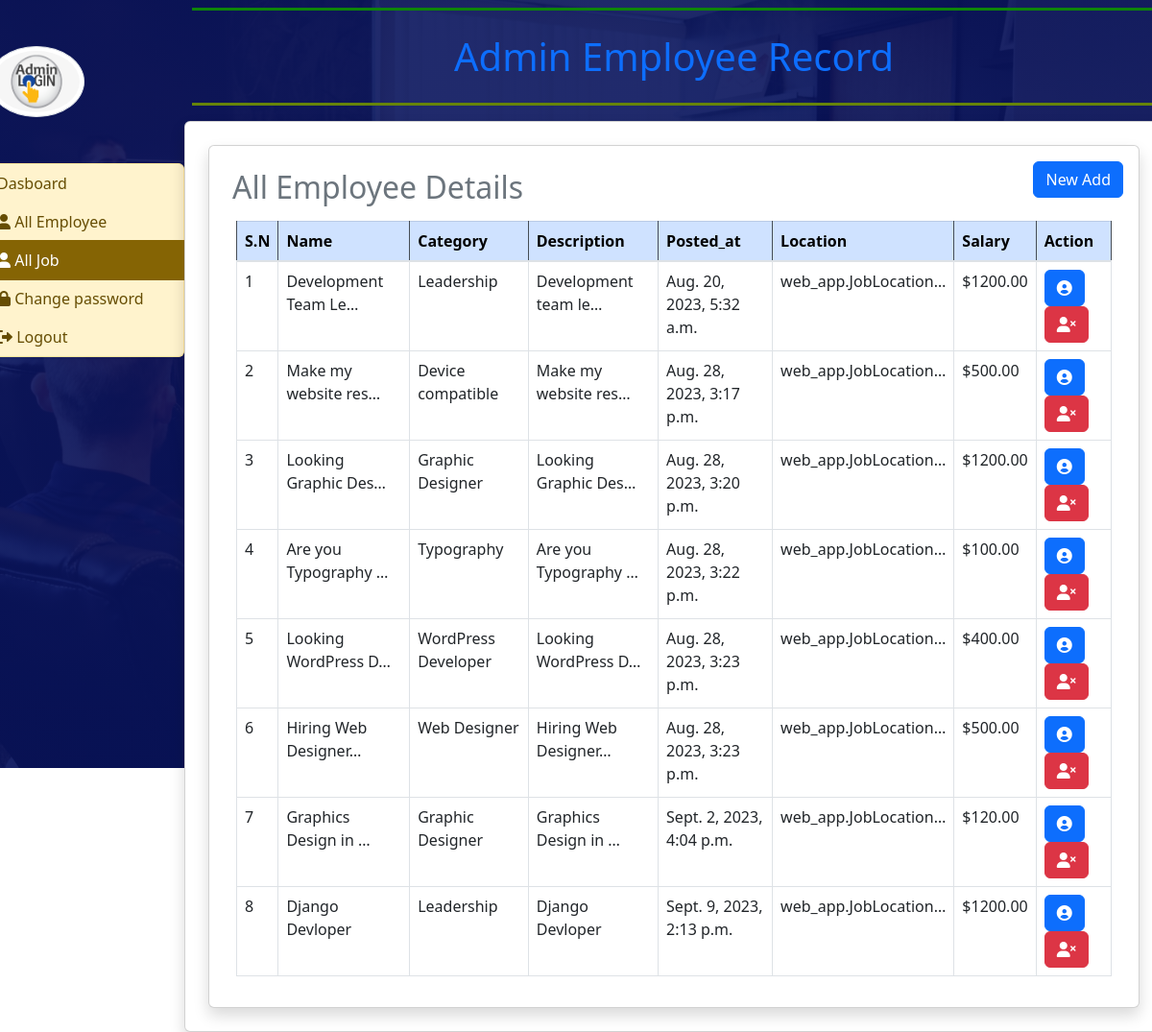
Before: /all_job/ (signed in) with the older database file.
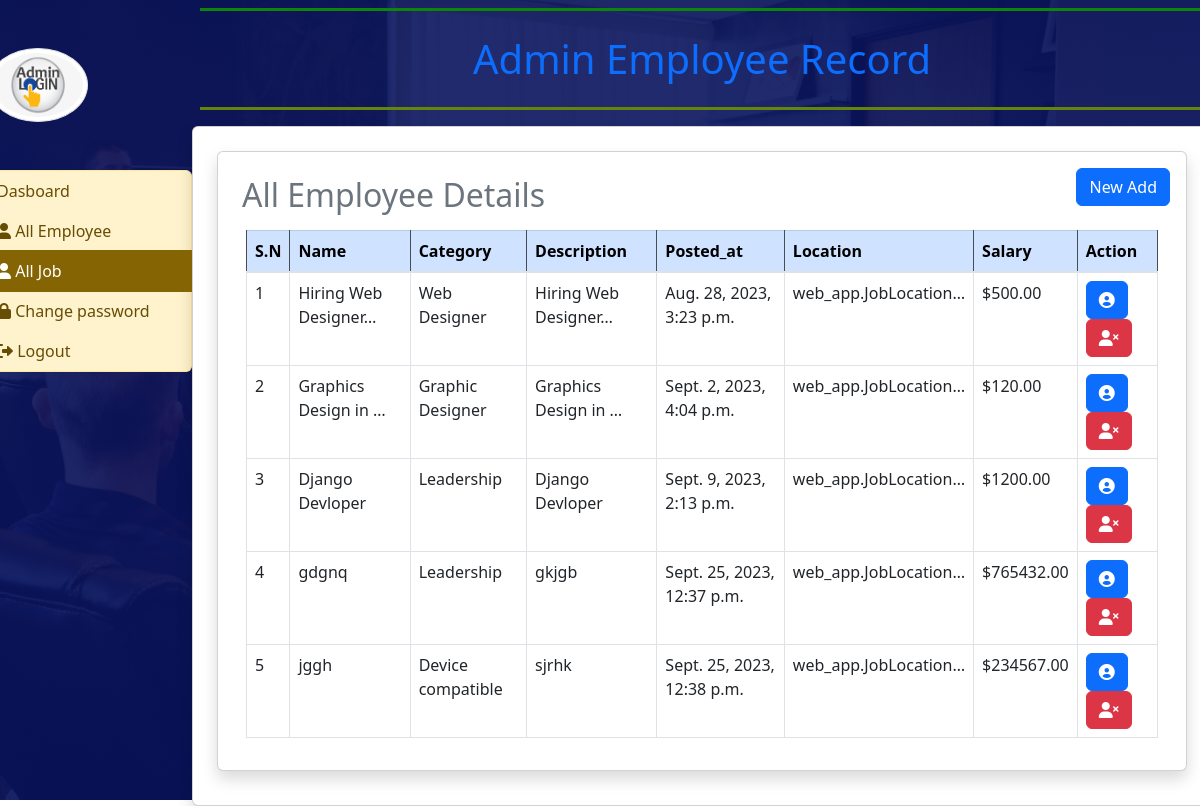
After: the same page with the newer database file.
### web_app/model.py (models this page shows, shortened)
class JobPosting(models.Model):
     STATUS_CHOICES = [
          ("active", "Active"),
          ("in_active", "Inactive"),
     ]
     title = models.CharField(max_length=200)
     company = models.CharField(max_length=100)
     feature_image = models.ImageField(upload_to="Job_post_images/%Y/%m/%d", blank=False)
     status = models.CharField(max_length=20, choices=STATUS_CHOICES, default="active")
     description = models.TextField()
     salary = models.DecimalField(max_digits=10, decimal_places=2)
     posted_at = models.DateTimeField(auto_now_add=True)
     views_count = models.PositiveBigIntegerField(default=0)
     category = models.ForeignKey(JobCategory, on_delete=models.CASCADE)
     location = models.ManyToManyField(JobLocation)

class JobCategory(models.Model):
     name = models.CharField(max_length=100)
     def __str__(self):
          return self.name

### employee_app/views.py (the view)
# urls.py: path("all_job/",all_job, name="all_job"),
def all_job(request):
    if not request.user.is_superuser:
        return redirect("admin_login")
    employee = JobPosting.objects.all()
    return render(request, "admin/all_job.html", locals())

### templates/admin/all_job.html
{% extends "admin/admin_base.html" %}
{% block main %}
<div class="card shadow m-2">
     <div class="card-body">
          <div class="row">
               <div class="col-md-6">
                   <h2 class="p-2 text-secondary">All Employee Details</h2>
               </div>
               <div class="col-md-6 text-end">
                    <a href="{% url 'job-add' %}" class="btn btn-primary ">New Add</a>
               </div>
           </div>
          <div class="container-fluid">
               <table class="table table-bordered  table-hover">
                    <thead class="table-dark">
                         <tr class="table-primary">
                              <th scope="col">S.N</th>
                              <th scope="col">Name</th>
                              <th scope="col">Category</th>
                              <th scope="col">Description</th>
                              <th scope="col">Posted_at</th>
                              <th scope="col">Location</th>
                              <th scope="col">Salary</th>
                              <th scope="col">Action</th>
                         </tr>
                    </thead>
                    <tbody>
                         {% for i in employee %}
                         <tr>
                              <td>{{forloop.counter}}</td>
                              <td>{{i.title|truncatechars:20}}</td>
                              <td>{{i.category|truncatechars:20}}</td>
                              <td>{{i.description|truncatechars:20}}</td>
                              <td>{{i.posted_at}}</td>
                              <td>{{i.location|truncatechars:20}}</td>
                              <td>${{i.salary}}</td>
                              <td><a href="/admin_job_view_detail/{{i.pk}}/" class="btn btn-primary"><i
                                             class="fa-solid fa-circle-user"></i></a>
                                   <a href="/job_posting_delete/{{i.pk}}/" class="btn btn-danger"
                                        onclick="return confirm('Are you sure?')"><i
                                             class="fa-solid fa-user-xmark"></i></a>
                              </td>
                         </tr>
                         {% endfor %}
                    </tbody>
               </table>
          </div>
     </div>
</div>
{% endblock main %}

Changed rows visible on the page:
removed JobPosting: title "Development Team Le…", category "Leadership", description "Development team le…", posted_at "Aug. 20, 2023, 5:32 a.m.", location "web_app.JobLocation…", salary "1200.00"
removed JobPosting: title "Make my website res…", category "Device compatible", description "Make my website res…", posted_at "Aug. 28, 2023, 3:17 p.m.", location "web_app.JobLocation…", salary "500.00"
removed JobPosting: title "Looking Graphic Des…", category "Graphic Designer", description "Looking Graphic Des…", posted_at "Aug. 28, 2023, 3:20 p.m.", location "web_app.JobLocation…", salary "1200.00"
removed JobPosting: title "Are you Typography …", category "Typography", description "Are you Typography …", posted_at "Aug. 28, 2023, 3:22 p.m.", location "web_app.JobLocation…", salary "100.00"
removed JobPosting: title "Looking WordPress D…", category "WordPress Developer", description "Looking WordPress D…", posted_at "Aug. 28, 2023, 3:23 p.m.", location "web_app.JobLocation…", salary "400.00"
added JobPosting: title "gdgnq", category "Leadership", description "gkjgb", posted_at "Sept. 25, 2023, 12:37 p.m.", location "web_app.JobLocation…", salary "765432.00"
added JobPosting: title "jggh", category "Device compatible", description "sjrhk", posted_at "Sept. 25, 2023, 12:38 p.m.", location "web_app.JobLocation…", salary "234567.00"
